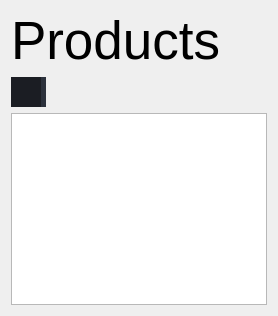
                  <widget class="QWidget" name="page_items">
                   <layout class="QVBoxLayout" name="verticalLayout_10">
                    <item>
                     <widget class="QLabel" name="label_products">
                      <property name="font">
                       <font>
                        <family>Segoe UI</family>
                        <pointsize>40</pointsize>
                       </font>
                      </property>
                      <property name="styleSheet">
                       <string notr="true"/>
                      </property>
                      <property name="text">
                       <string>Products</string>
                      </property>
                      <property name="alignment">
                       <set>Qt::AlignLeading|Qt::AlignLeft|Qt::AlignVCenter</set>
                      </property>
                     </widget>
                    </item>
                    <item>
                     <widget class="QPushButton" name="pushButton_add">
                      <property name="sizePolicy">
                       <sizepolicy hsizetype="Minimum" vsizetype="Expanding">
                        <horstretch>30</horstretch>
                        <verstretch>30</verstretch>
                       </sizepolicy>
                      </property>
                      <property name="minimumSize">
                       <size>
                        <width>30</width>
                        <height>30</height>
                       </size>
                      </property>
                      <property name="maximumSize">
                       <size>
                        <width>35</width>
                        <height>29</height>
                       </size>
                      </property>
                      <property name="styleSheet">
                       <string notr="true">QPushButton {	
	background-image:url(:/16x16/icons/16x16/cil-plus.png);
	background-position: left center;
    background-repeat: no-repeat;
	border: none;
	border-left: 7px solid rgb(27, 29, 35);
	border-right: 5px solid rgb(44, 49, 60);
	background-color: rgb(27, 29, 35);
	text-align: left;
}
QPushButton:hover {
	background-color: rgb(33, 37, 43);
	border-left: 7px solid rgb(33, 37, 43);
}
QPushButton:pressed {	
	background-color: rgb(85, 170, 255);
	border-left: 7px solid rgb(85, 170, 255);
}</string>
                      </property>
                      <property name="text">
                       <string/>
                      </property>
                     </widget>
                    </item>
                    <item>
                     <widget class="QListWidget" name="listWidget_products"/>
                    </item>
                   </layout>
                  </widget>
